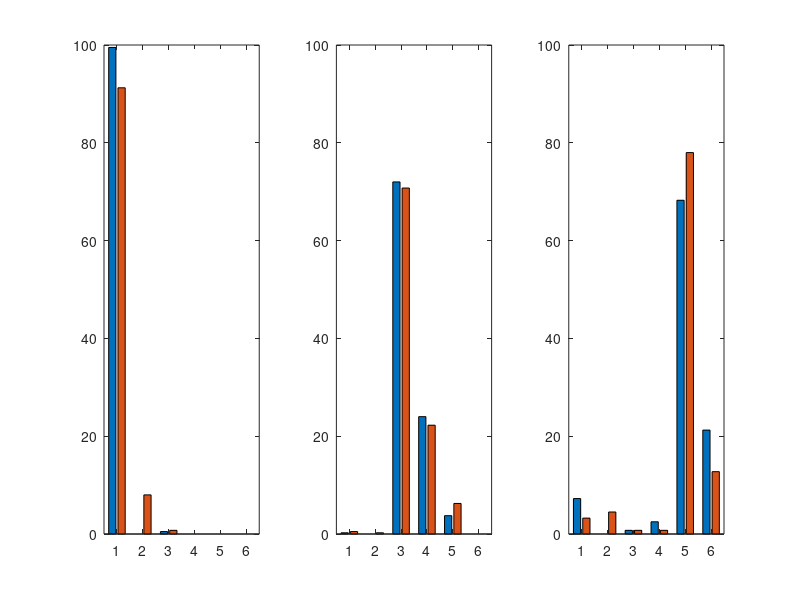

MATLAB code for this plot:
clear all; close all; clc
load sens5_400

figure(1)
B1=[nn2; nn4];
B3=[k2; k4];
B5=[j2;j4];
figure(1) 
subplot(1,3,1)
bar(B1')
ylim([0 100])
xlim([0.5 6.5])
subplot(1,3,2)
bar(B3')
ylim([0 100])
xlim([0.5 6.5])
subplot(1,3,3)
bar(B5')
ylim([0 100])
xlim([0.5 6.5])
